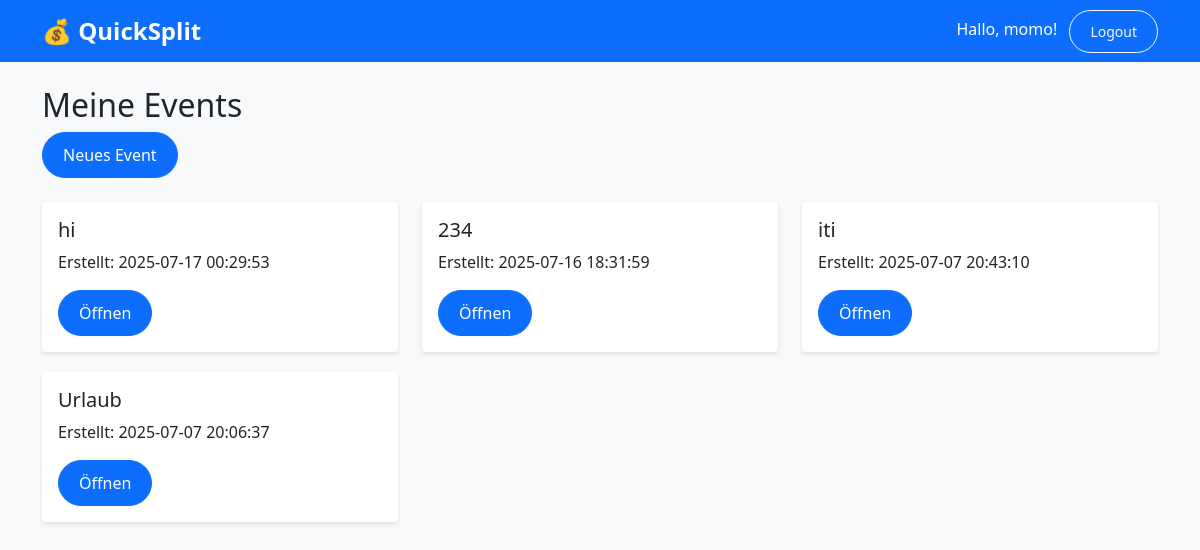
The page /events/ (signed in) on the database its author committed.
### tables this page shows
CREATE TABLE events (
            id INTEGER PRIMARY KEY AUTOINCREMENT,
            name TEXT NOT NULL,
            owner_id INTEGER,
            created_at TIMESTAMP DEFAULT CURRENT_TIMESTAMP,
            FOREIGN KEY (owner_id) REFERENCES users(id)
        );

### routes/events.py (the view)
@events_bp.route('/')
def list_events():
    if 'user_id' not in session:
        return redirect(url_for('auth.login'))
    conn = get_db_connection()
    events = conn.execute(
        'SELECT * FROM events WHERE owner_id = ? ORDER BY created_at DESC',
        (session['user_id'],)
    ).fetchall()
    conn.close()
    return render_template('events/list.html', events=events)

### database.py (called while the page is built)
def get_db_connection():
    conn = sqlite3.connect(DATABASE)
    conn.row_factory = sqlite3.Row
    return conn

### templates/events/list.html (shortened to what this page needs)
{% extends "base.html" %}
{% block content %}
<h2>Meine Events</h2>
<a href="{{ url_for('events.create_event') }}" class="btn btn-primary">Neues Event</a>
<br><br>
{% if events %}
  <div class="row">
    {% for event in events %}
    <div class="col-md-4">
      <div class="card" style="margin-bottom: 20px;">
        <div class="card-body">
          <h5>{{ event.name }}</h5>
          <p>Erstellt: {{ event.created_at }}</p>
          <a href="{{ url_for('events.show_event', event_id=event.id) }}" class="btn btn-primary">Öffnen</a>
        </div>
      </div>
    </div>
    {% endfor %}
  </div>
{% else %}
  <div class="alert alert-info">
    <h4>Keine Events!</h4>
    <p>Du hast noch keine Events. Erstelle dein erstes Event!</p>
  </div>
{% endif %}
{% endblock %}

### static/style.css (style rules this page uses)
body { background-color: #f8f9fa; }
.card { transition: transform 0.2s; border: none; box-shadow: 0 2px 4px rgba(0,0,0,0.1); }
.btn { border-radius: 25px; padding: 10px 20px; }

### rows shown on the page
events: name "hi", created_at "2025-07-17 00:29:53"
events: name "234", created_at "2025-07-16 18:31:59"
events: name "iti", created_at "2025-07-07 20:43:10"
events: name "Urlaub", created_at "2025-07-07 20:06:37"

### other values the page prints
{{ session.get('user_name') }} "momo"
